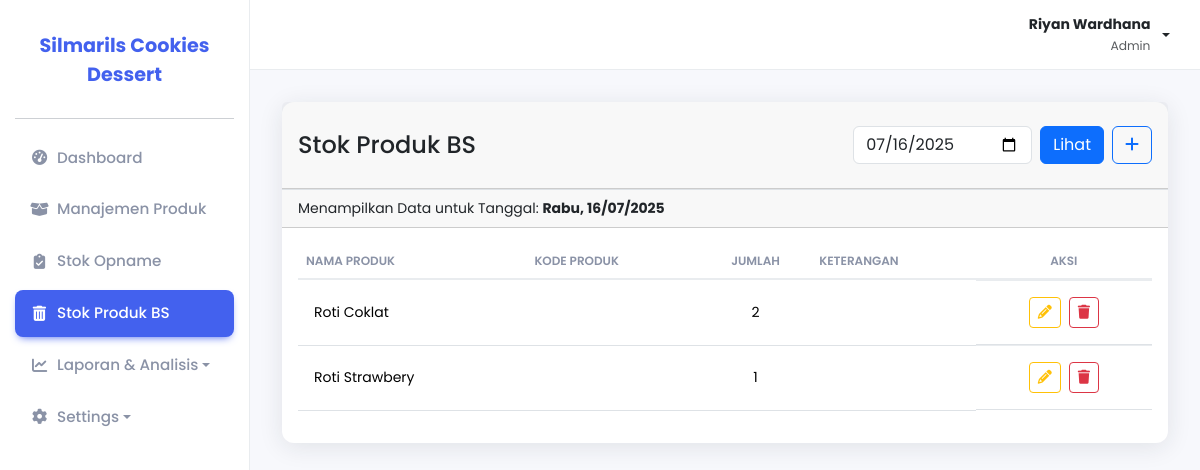
The app's page /pages/stok_bs/index.php?tanggal=2025-07-16 (signed in) with its own data.
### tables this page shows
CREATE TABLE `stok_bs` (
  `id_bs` int NOT NULL,
  `id_produk` int NOT NULL,
  `tanggal_bs` date NOT NULL,
  `jumlah` int NOT NULL,
  `keterangan` text
);

CREATE TABLE `produk` (
  `id_produk` int NOT NULL,
  `kode_sku` varchar(50) DEFAULT NULL,
  `nama_produk` varchar(255) NOT NULL
);

### config/config.php (called while the page is built, shortened)
<?php
function format_hari_tanggal($tanggal_mysql)
{
            $nama_hari_inggris = date('l', strtotime($tanggal_mysql));
            $daftar_hari = [
                        'Sunday'    => 'Minggu',
                        'Monday'    => 'Senin',
                        'Tuesday'   => 'Selasa',
                        'Wednesday' => 'Rabu',
                        'Thursday'  => 'Kamis',
                        'Friday'    => 'Jumat',
                        'Saturday'  => 'Sabtu'
            ];
            $nama_hari_indonesia = $daftar_hari[$nama_hari_inggris];
            $tanggal_format = date('d/m/Y', strtotime($tanggal_mysql));
            return $nama_hari_indonesia . ', ' . $tanggal_format;
}

### pages/stok_bs/index.php (the view)
<?php
include_once(__DIR__ . '/../../includes/header.php');
$tanggal_filter = $_GET['tanggal'] ?? date('Y-m-d');
$stmt = $pdo->prepare("
    SELECT bs.*, p.nama_produk, p.kode_sku
    FROM stok_bs bs
    JOIN produk p ON bs.id_produk = p.id_produk
    WHERE bs.tanggal_bs = ?
    ORDER BY p.nama_produk ASC
");
$stmt->execute([$tanggal_filter]);
?>
<div class="card">
    <div class="card-header">
        <div class="row align-items-center py-3 gy-3">
            <div class="col-lg-4 col-md-12">
                <h4 class="mb-0">Stok Produk BS</h4>
            </div>
            <div class="col-lg-8 col-md-12">
                <div class="d-flex align-items-center justify-content-lg-end">
                    <form method="GET" action="" class="d-flex me-2">
                        <input type="date" class="form-control" name="tanggal" value="<?php echo $tanggal_filter; ?>">
                        <button type="submit" class="btn btn-primary ms-2">Lihat</button>
                    </form>
                    <a href="tambah.php" class="btn btn-outline-primary">
                        <i class="fas fa-plus"></i>
                    </a>
                </div>
            </div>
        </div>
    </div>
    <div class="card-header border-top">
        Menampilkan Data untuk Tanggal: <strong><?php echo format_hari_tanggal($tanggal_filter); ?></strong>
    </div>
    <div class="card-body">
        <div class="table-responsive">
            <table class="table table-modern">
                <thead>
                    <tr>
                        <th>Nama Produk</th>
                        <th>Kode Produk</th>
                        <th class="text-center">Jumlah</th>
                        <th>Keterangan</th>
                        <th class="text-center">Aksi</th>
                    </tr>
                </thead>
                <tbody>
                    <?php
                    if ($stmt->rowCount() > 0) {
                        while ($row = $stmt->fetch(PDO::FETCH_ASSOC)) {
                    ?>
                            <tr>
                                <td><?php echo htmlspecialchars($row['nama_produk']); ?></td>
                                <td><?php echo htmlspecialchars($row['kode_sku']); ?></td>
                                <td class="text-center"><?php echo $row['jumlah']; ?></td>
                                <td><?php echo htmlspecialchars($row['keterangan']); ?></td>
                                <td class="d-flex justify-content-center gap-2">
                                    <a href="edit.php?id=<?php echo $row['id_bs']; ?>" class="btn btn-sm btn-outline-warning"><i class="fa-solid fa-pencil"></i></a>
                                    <a href="proses.php?action=hapus&id=<?php echo $row['id_bs']; ?>" class="btn btn-sm btn-outline-danger" onclick="return confirm('Yakin ingin menghapus data ini?');"><i class="fa-solid fa-trash"></i></a>
                                </td>
                            </tr>
                    <?php
                        }
                    } else {
                        echo "<tr><td colspan='5' class='text-center py-4'>Tidak ada data Stok BS untuk tanggal yang dipilih.</td></tr>";
                    }
                    ?>
                </tbody>
            </table>
        </div>
    </div>
</div>
<?php
include_once(__DIR__ . '/../../includes/footer.php');
?>

### assets/css/style.css (style rules this page uses)
:root { --primary-color: #4361ee; --background-color: #f7f8fc; --sidebar-bg: #ffffff; --card-bg: #ffffff; --text-color: #3b4455; --text-muted-color: #8a92a6; --border-color: #e9ecef; --shadow: 0 4px 24px 0 rgb(34 41 47 / 10%); --border-radius: 12px; }
body { font-family: "Poppins", sans-serif; background-color: var(--background-color); color: var(--text-color); font-size: 14px; }
.card { border-radius: var(--border-radius); border: none; box-shadow: var(--shadow); margin-bottom: 1.5rem; }
.table-modern { border-collapse: collapse; width: 100%; }
.table-modern thead th { background-color: transparent; border-bottom: 2px solid var(--border-color); color: var(--text-muted-color); font-weight: 600; text-transform: uppercase; font-size: 12px; }
.table-modern tbody td { vertical-align: middle; padding: 1rem; border-top: 1px solid var(--border-color); }

### records on screen
stok_bs: id_produk.nama_produk "Roti Coklat", jumlah "2"
stok_bs: id_produk.nama_produk "Roti Strawbery", jumlah "1"

### other values on screen
$_SESSION['nama_lengkap'] "Riyan Wardhana"
$_SESSION['level'] "Admin"
NAMA_WEBSITE "Silmarils Cookies Dessert"
